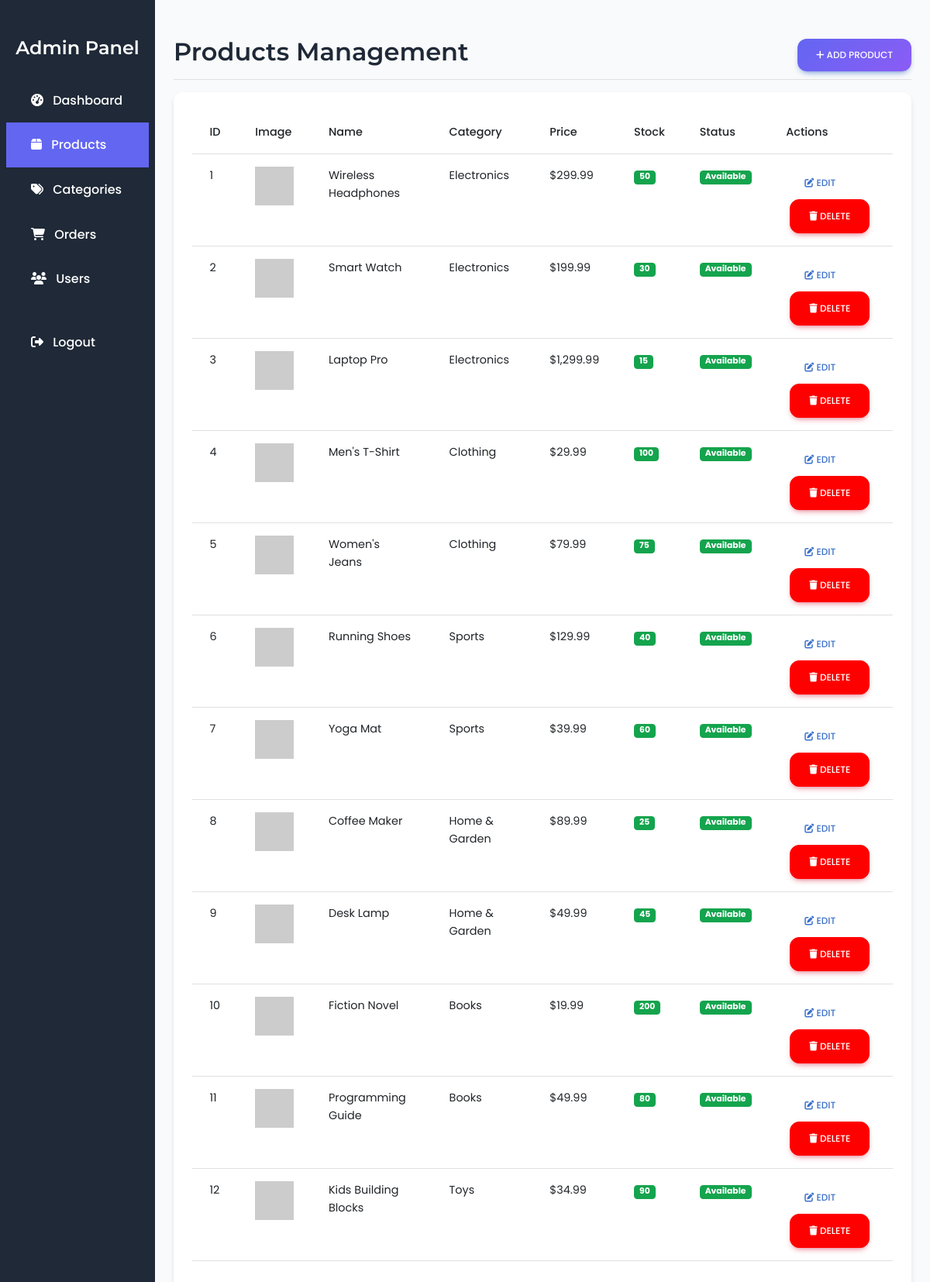
/admin/products.php (signed in), run on the app's committed database.
### tables this page shows
CREATE TABLE products (
    id INT AUTO_INCREMENT PRIMARY KEY,
    name VARCHAR(200) NOT NULL,
    description TEXT,
    price DECIMAL(10,2) NOT NULL,
    stock INT NOT NULL DEFAULT 0,
    category_id INT,
    image VARCHAR(255),
    created_at TIMESTAMP DEFAULT CURRENT_TIMESTAMP,
    FOREIGN KEY (category_id) REFERENCES categories(id) ON DELETE SET NULL,
    INDEX idx_category (category_id),
    INDEX idx_stock (stock)
);

CREATE TABLE categories (
    id INT AUTO_INCREMENT PRIMARY KEY,
    name VARCHAR(50) NOT NULL,
    created_at TIMESTAMP DEFAULT CURRENT_TIMESTAMP
);

### admin/products.php (the view, shortened to what this page needs)
<?php
require_once '../config/db.php';
$stmt = $pdo->query("
    SELECT p.*, c.name as category_name
    FROM products p
    LEFT JOIN categories c ON p.category_id = c.id
    ORDER BY p.created_at DESC
");
$products = $stmt->fetchAll();
?>
<!DOCTYPE html>
<html lang="en">
<head>
    <link href="https://cdn.jsdelivr.net/npm/bootstrap@5.3.0/dist/css/bootstrap.min.css" rel="stylesheet">
    <link href="https://cdnjs.cloudflare.com/ajax/libs/mdb-ui-kit/6.4.0/mdb.min.css" rel="stylesheet">
    <link href="../assets/css/style.css" rel="stylesheet">
</head>
<body>
    <div class="container-fluid">
        <div class="row">
            <nav class="col-md-3 col-lg-2 d-md-block admin-sidebar">
                <div class="position-sticky pt-3">
                    <h4 class="text-white text-center mb-4">Admin Panel</h4>
                    <ul class="nav flex-column">
                        <li class="nav-item">
                            <a class="nav-link" href="dashboard.php">
                                <i class="fas fa-tachometer-alt me-2"></i> Dashboard
                            </a>
                        </li>
                        <li class="nav-item">
                            <a class="nav-link active" href="products.php">
                                <i class="fas fa-box me-2"></i> Products
                            </a>
                        </li>
                        <li class="nav-item">
                            <a class="nav-link" href="categories.php">
                                <i class="fas fa-tags me-2"></i> Categories
                            </a>
                        </li>
                        <li class="nav-item">
                            <a class="nav-link" href="orders.php">
                                <i class="fas fa-shopping-cart me-2"></i> Orders
                            </a>
                        </li>
                        <li class="nav-item">
                            <a class="nav-link" href="users.php">
                                <i class="fas fa-users me-2"></i> Users
                            </a>
                        </li>
                        <li class="nav-item mt-4">
                            <a class="nav-link text-danger" href="../auth/logout.php">
                                <i class="fas fa-sign-out-alt me-2"></i> Logout
                            </a>
                        </li>
                    </ul>
                </div>
            </nav>
            <main class="col-md-9 ms-sm-auto col-lg-10 px-md-4 admin-content">
                <div class="d-flex justify-content-between flex-wrap flex-md-nowrap align-items-center pt-3 pb-2 mb-3 border-bottom">
                    <h1 class="h2">Products Management</h1>
                    <button type="button" class="btn btn-primary" data-bs-toggle="modal" data-bs-target="#productModal">
                        <i class="fas fa-plus"></i> Add Product
                    </button>
                </div>
                <div class="card">
                    <div class="card-body">
                        <div class="table-responsive">
                            <table class="table">
                                <thead>
                                    <tr>
                                        <th>ID</th>
                                        <th>Image</th>
                                        <th>Name</th>
                                        <th>Category</th>
                                        <th>Price</th>
                                        <th>Stock</th>
                                        <th>Status</th>
                                        <th>Actions</th>
                                    </tr>
                                </thead>
                                <tbody>
                                    <?php if (count($products) > 0): ?>
                                        <?php foreach ($products as $product): ?>
                                            <tr>
                                                <td><?php echo $product['id']; ?></td>
                                                <td>
                                                    <img src="https://via.placeholder.com/50x50" alt="<?php echo htmlspecialchars($product['name']); ?>" style="width: 50px; height: 50px; object-fit: cover;">
                                                </td>
                                                <td><?php echo htmlspecialchars($product['name']); ?></td>
                                                <td><?php echo htmlspecialchars($product['category_name'] ?? 'No Category'); ?></td>
                                                <td>$<?php echo number_format($product['price'], 2); ?></td>
                                                <td>
                                                    <span class="badge bg-<?php echo $product['stock'] > 10 ? 'success' : ($product['stock'] > 0 ? 'warning' : 'danger'); ?>">
                                                        <?php echo $product['stock']; ?>
                                                    </span>
                                                </td>
                                                <td>
                                                    <span class="badge bg-<?php echo $product['stock'] > 0 ? 'success' : 'danger'; ?>">
                                                        <?php echo $product['stock'] > 0 ? 'Available' : 'Out of Stock'; ?>
                                                    </span>
                                                </td>
                                                <td>
                                                    <a href="products.php?edit=<?php echo $product['id']; ?>" class="btn btn-sm btn-outline-primary">
                                                        <i class="fas fa-edit"></i> Edit
                                                    </a>
                                                    <form method="POST" style="display: inline; margin-left: 5px;" onsubmit="return confirm('Are you sure you want to delete this product?')">
                                                        <button type="submit" name="delete_product" class="btn btn-sm btn-danger" style="background: red !important; color: white !important; border: 1px solid red !important;">
                                                            <i class="fas fa-trash"></i> DELETE
                                                        </button>
                                                    </form>
                                                </td>
                                            </tr>
                                        <?php endforeach; ?>
                                    <?php else: ?>
                                        <tr>
                                            <td colspan="8" class="text-center">No products found</td>
                                        </tr>
                                    <?php endif; ?>
                                </tbody>
                            </table>
                        </div>
                    </div>
                </div>
            </main>
        </div>
    </div>
</body>
</html>

### assets/css/style.css (style rules this page uses)
h1, h2, h3, h4, h5, h6 { color: #1f2937 !important; opacity: 1 !important; visibility: visible !important; text-shadow: none !important; font-weight: 600 !important; display: block !important; position: relative !important; z-index: 10 !important; background: transparent !important; border: none !important; }
:root { --primary-color: #6366f1; --secondary-color: #ec4899; --success-color: #10b981; --warning-color: #f59e0b; --danger-color: #ef4444; --dark-color: #1f2937; --light-color: #f9fafb; --border-radius: 12px; --transition: all 0.3s ease; }
* { margin: 0; padding: 0; box-sizing: border-box; }
body { font-family: 'Poppins', sans-serif; background-color: var(--light-color); color: var(--dark-color); line-height: 1.6; }
h1, h2, h3, h4, h5, h6 { font-family: 'Montserrat', sans-serif; font-weight: 600; margin-bottom: 1rem; color: var(--dark-color) !important; opacity: 1 !important; visibility: visible !important; text-shadow: none !important; }
.btn { border-radius: var(--border-radius); padding: 12px 24px; font-weight: 500; transition: var(--transition); border: none; cursor: pointer; text-decoration: none; display: inline-block; text-align: center; }
.btn-primary { background: linear-gradient(135deg, var(--primary-color), #8b5cf6); color: white; }
.btn-danger { background: var(--danger-color); color: white; }
.card { border-radius: var(--border-radius); border: none; box-shadow: 0 4px 6px rgba(0, 0, 0, 0.1); transition: var(--transition); overflow: hidden; }
.nav-link { font-weight: 500; color: var(--dark-color) !important; margin: 0 0.5rem; transition: var(--transition); }
.admin-sidebar { background: var(--dark-color); min-height: 100vh; padding: 2rem 0; }
.admin-sidebar .nav-link { color: white !important; padding: 1rem 2rem; border-radius: 0; transition: var(--transition); }
.admin-sidebar .nav-link:hover, .admin-sidebar .nav-link.active { background: var(--primary-color); color: white !important; }
.admin-content { padding: 2rem; }

### data on the page
products: id "1", name "Wireless Headphones", category.name "Electronics", price "299.99", stock "50", shows "Available"
products: id "2", name "Smart Watch", category.name "Electronics", price "199.99", stock "30", shows "Available"
products: id "3", name "Laptop Pro", category.name "Electronics", price "1,299.99", stock "15", shows "Available"
products: id "4", name "Men's T-Shirt", category.name "Clothing", price "29.99", stock "100", shows "Available"
products: id "5", name "Women's Jeans", category.name "Clothing", price "79.99", stock "75", shows "Available"
products: id "6", name "Running Shoes", category.name "Sports", price "129.99", stock "40", shows "Available"
products: id "7", name "Yoga Mat", category.name "Sports", price "39.99", stock "60", shows "Available"
products: id "8", name "Coffee Maker", category.name "Home & Garden", price "89.99", stock "25", shows "Available"
products: id "9", name "Desk Lamp", category.name "Home & Garden", price "49.99", stock "45", shows "Available"
products: id "10", name "Fiction Novel", category.name "Books", price "19.99", stock "200", shows "Available"
products: id "11", name "Programming Guide", category.name "Books", price "49.99", stock "80", shows "Available"
products: id "12", name "Kids Building Blocks", category.name "Toys", price "34.99", stock "90", shows "Available"
